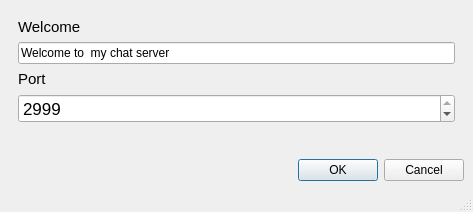
<?xml version="1.0" encoding="UTF-8"?>
<ui version="4.0">
 <class>MainWindow</class>
 <widget class="QMainWindow" name="MainWindow">
  <property name="geometry">
   <rect>
    <x>0</x>
    <y>0</y>
    <width>473</width>
    <height>212</height>
   </rect>
  </property>
  <property name="windowTitle">
   <string>MainWindow</string>
  </property>
  <widget class="QWidget" name="centralwidget">
   <layout class="QVBoxLayout" name="verticalLayout_2">
    <item>
     <widget class="QStackedWidget" name="stackedWidget">
      <property name="currentIndex">
       <number>0</number>
      </property>
      <widget class="QWidget" name="page">
       <layout class="QVBoxLayout" name="verticalLayout">
        <item>
         <widget class="QLabel" name="label">
          <property name="font">
           <font>
            <pointsize>11</pointsize>
           </font>
          </property>
          <property name="text">
           <string>Welcome</string>
          </property>
         </widget>
        </item>
        <item>
         <widget class="QLineEdit" name="txtMessage">
          <property name="text">
           <string>Welcome to  my chat server</string>
          </property>
         </widget>
        </item>
        <item>
         <spacer name="verticalSpacer_2">
          <property name="orientation">
           <enum>Qt::Vertical</enum>
          </property>
          <property name="sizeHint" stdset="0">
           <size>
            <width>20</width>
            <height>1</height>
           </size>
          </property>
         </spacer>
        </item>
        <item>
         <widget class="QLabel" name="label_2">
          <property name="font">
           <font>
            <pointsize>11</pointsize>
           </font>
          </property>
          <property name="text">
           <string>Port</string>
          </property>
         </widget>
        </item>
        <item>
         <widget class="QSpinBox" name="sbPort">
          <property name="font">
           <font>
            <pointsize>13</pointsize>
           </font>
          </property>
          <property name="maximum">
           <number>2999</number>
          </property>
          <property name="value">
           <number>2999</number>
          </property>
         </widget>
        </item>
        <item>
         <spacer name="verticalSpacer">
          <property name="orientation">
           <enum>Qt::Vertical</enum>
          </property>
          <property name="sizeHint" stdset="0">
           <size>
            <width>20</width>
            <height>40</height>
           </size>
          </property>
         </spacer>
        </item>
       </layout>
      </widget>
      <widget class="QWidget" name="page_2">
       <layout class="QVBoxLayout" name="verticalLayout_3">
        <item>
         <widget class="QLabel" name="lblStatus">
          <property name="font">
           <font>
            <pointsize>13</pointsize>
           </font>
          </property>
          <property name="text">
           <string>Status</string>
          </property>
         </widget>
        </item>
        <item>
         <layout class="QHBoxLayout" name="horizontalLayout">
          <item>
           <widget class="QPushButton" name="btnStart">
            <property name="text">
             <string>Start</string>
            </property>
           </widget>
          </item>
          <item>
           <widget class="QPushButton" name="btnStop">
            <property name="text">
             <string>Stop</string>
            </property>
           </widget>
          </item>
         </layout>
        </item>
       </layout>
      </widget>
     </widget>
    </item>
    <item>
     <widget class="QDialogButtonBox" name="buttonBox">
      <property name="standardButtons">
       <set>QDialogButtonBox::Cancel|QDialogButtonBox::Ok</set>
      </property>
     </widget>
    </item>
   </layout>
  </widget>
  <widget class="QMenuBar" name="menubar">
   <property name="geometry">
    <rect>
     <x>0</x>
     <y>0</y>
     <width>473</width>
     <height>21</height>
    </rect>
   </property>
  </widget>
  <widget class="QStatusBar" name="statusbar"/>
 </widget>
 <resources/>
 <connections/>
</ui>
